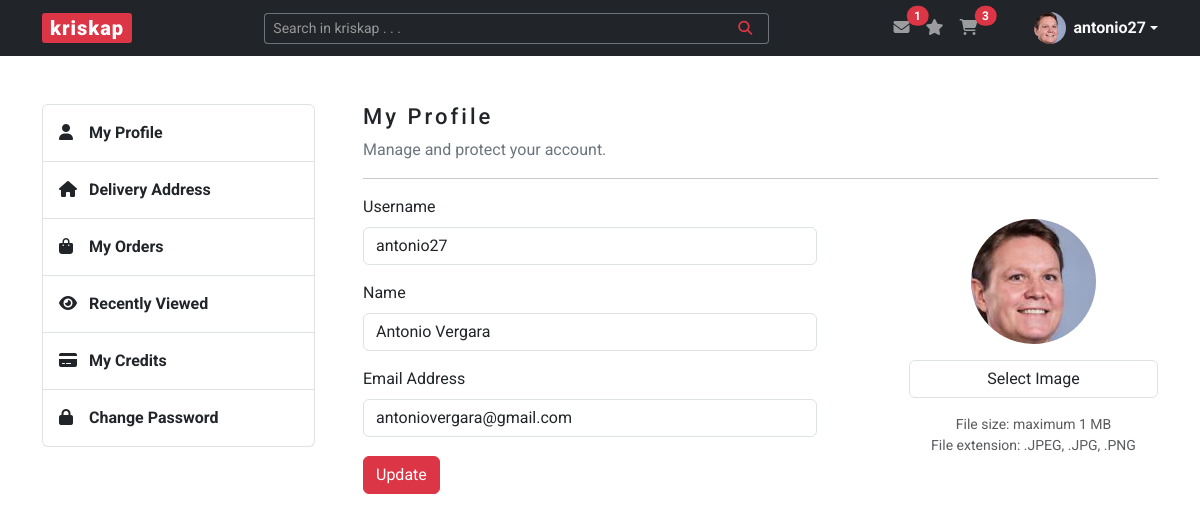
Page /account (signed in) on the earlier database version.
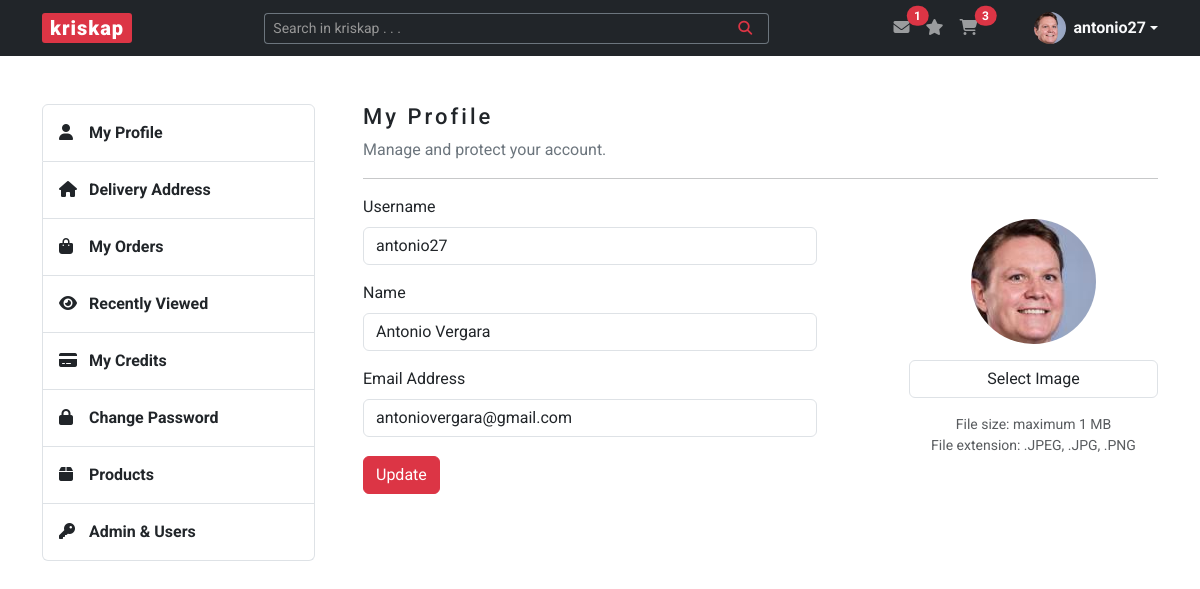
Same page on the later database version.
### kriskap/users/routes.py (the view)
@users.route("/account", methods=["GET", "POST"])
@login_required
def account():
    form = UpdateAccountForm()
    if form.validate_on_submit():
        if form.image_f.data:
            image_f = save_profile_picture(form.image_f.data)
            current_user.image_file = image_f
        current_user.username = form.username.data
        current_user.name = form.name.data
        current_user.email = form.email.data
        db.session.commit()
        flash("Your account has been updated!", "success")
        return redirect(url_for("users.account"))
    elif request.method == "GET":
        form.username.data = current_user.username
        form.name.data = current_user.name
        form.email.data = current_user.email
    image_file = url_for(
        "static", filename="img/profile_pics/" + current_user.image_file
    )
    return render_template(
        "account.html", title="Account", image_file=image_file, form=form
    )

### kriskap/users/forms.py (shortened to what this page needs)
class UpdateAccountForm(FlaskForm):
    username = StringField(
        "Username", validators=[DataRequired(), Length(min=5, max=20)]
    )
    name = StringField("Name", validators=[DataRequired(), Length(min=5)])
    email = StringField("Email Address", validators=[DataRequired(), Email()])
    image_f = FileField("Select Image", validators=[FileAllowed(["jpg", "png"])])
    submit = SubmitField("Update")

### kriskap/models.py (called while the page is built)
@login_manager.user_loader
def load_user(user_id):
    return User.query.get(int(user_id))

### kriskap/templates/account.html (shortened to what the changed rows need)
{% extends "base.html" %}
{% block content %}
    <div id="account-login" class="content-section mb-5">
        <div class="row justify-content-between">
            {% include "aside.html" %}
        </div>
    </div>
{% endblock %}

Differences in the rows shown:
changed User "antonio27": user_type "customer" → "admin" (drawn)
Other differences:
text now shown: "Products Admin & Users"
